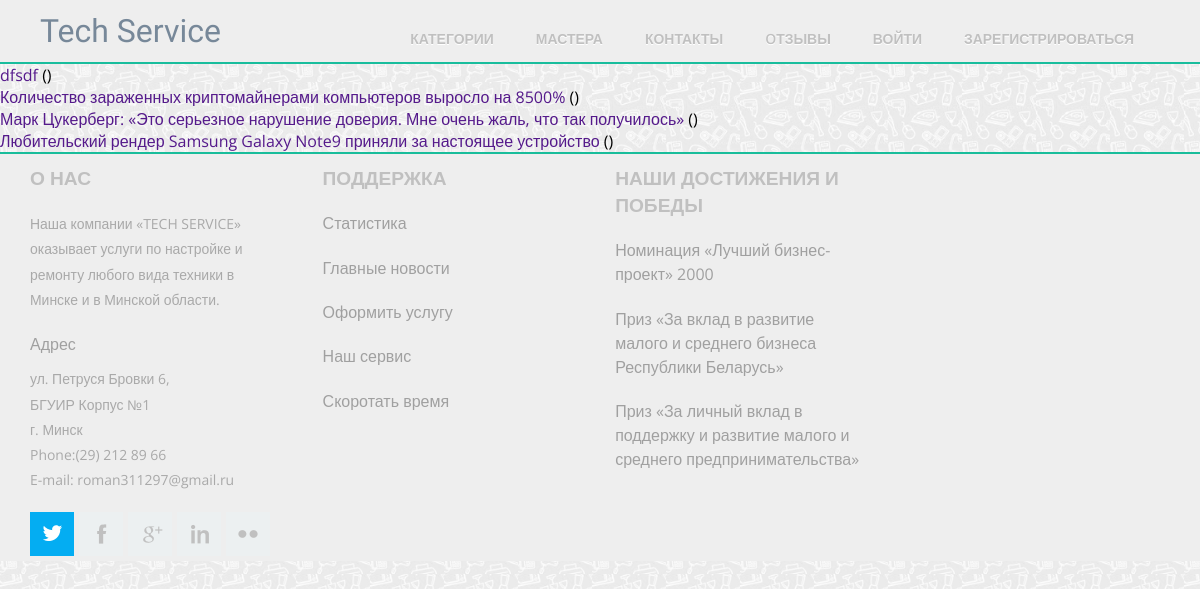
Page /news/ on the committed database.
### news/models.py (models this page shows, shortened)
class Articles(models.Model):
    title = models.CharField(max_length = 120)
    post = models.TextField()
    date = models.DateTimeField()
    author = models.CharField(max_length = 120)

### news/templates/news/posts.html
{% extends "mainApp/wrapper.html" %}
{% block content %}
    {% if articles_list %}
        <ul>
          {% for article in articles_list %}
          <li>
            <a href="{{ article.get_absolute_url }}">{{ article.title }}</a> ({{ articles.date|date:'Y-m-d в H:i:s' }})
          </li>
          {% endfor %}
        </ul>
    {% else %}
        <p>There are no books in the library.</p>
    {% endif %}
{% endblock %}

### mainApp/static/css/style.css (style rules this page uses)
html, body, div, span, applet, object, iframe, h1, h2, h3, h4, h5, h6, p, blockquote, pre, a, abbr, acronym, address, big, cite, code, del, dfn, em, img, ins, kbd, q, s, samp, small, strike, strong, sub, sup, tt, var, b, u, i, dl, dt, dd, ol, nav ul, nav li, fieldset, form, label, legend, table, caption, tbody, tfoot, thead, tr, th, td, article, aside, canvas, details, embed, figure, figcaption, footer, header, hgroup, menu, nav, output, ruby, section, summary, time, mark, audio, video { margin: 0; padding: 0; border: 0; font-size: 100%; font: inherit; vertical-align: baseline; }
ol, ul { list-style: none; margin: 0; padding: 0; }
a { text-decoration: none; }
body { font-family: 'Open Sans', sans-serif; background: url(/static/images/tile-main.png); background-repeat: repeat; font-size: 100%; }

### rows in the picture
Articles: title "dfsdf"
Articles: title "Количество зараженных криптомайнерами компьютеров выросло на 8500%"
Articles: title "Марк Цукерберг: «Это серьезное нарушение доверия. Мне очень жаль, что так получилось»"
Articles: title "Любительский рендер Samsung Galaxy Note9 приняли за настоящее устройство"
